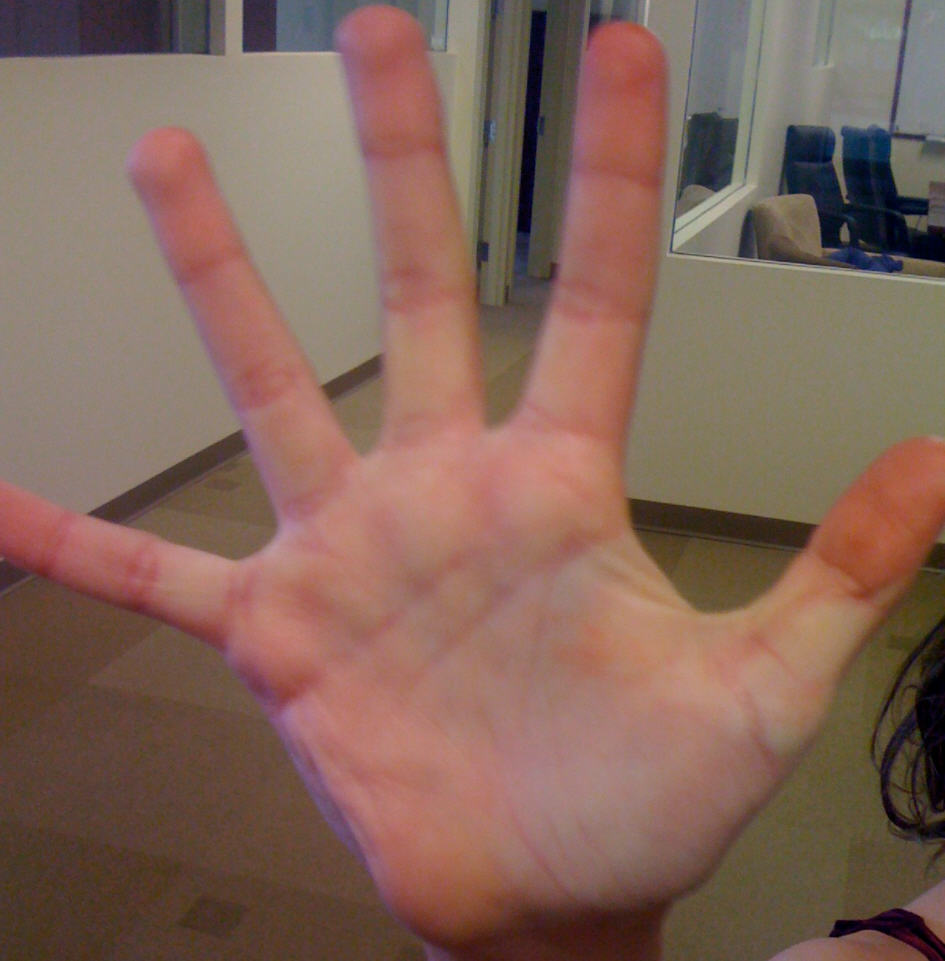
//> input picture resource/HandIndoorColor.jpg, 945 x 961 px
$ ./main   (built with g++ and OpenCV 4)
//> lines starting //> are read from the running program, lines starting //| are printed output that depends on the picture; after the words box and inside, x2 and y2 are one past the last pixel; in counts of white or black regions, pixels touching at a corner belong together
//Example 14-3.Drawing labeled connected components.

#include<opencv2/opencv.hpp>
#include<algorithm>
#include<iostream>

using namespace std;
using namespace cv;

int main(int argc, char** argv)
{

	Mat img, img_edge, labels, centroids, img_color, stats;

	//load image or show help if no image was provided
	//
	img = imread("E:/mycode/mycode_opencv/resource/HandIndoorColor.jpg", CV_LOAD_IMAGE_GRAYSCALE);
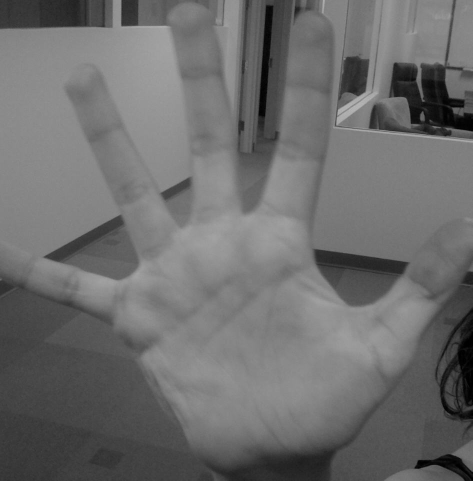
//> img: 961 rows x 945 cols, CV_8UC1 (shown at 1/2 size); min 0, max 185, mean 109.1
	// [5 lines of commented-out code are left out]

	threshold(img, img_edge, 128, 255, THRESH_BINARY);
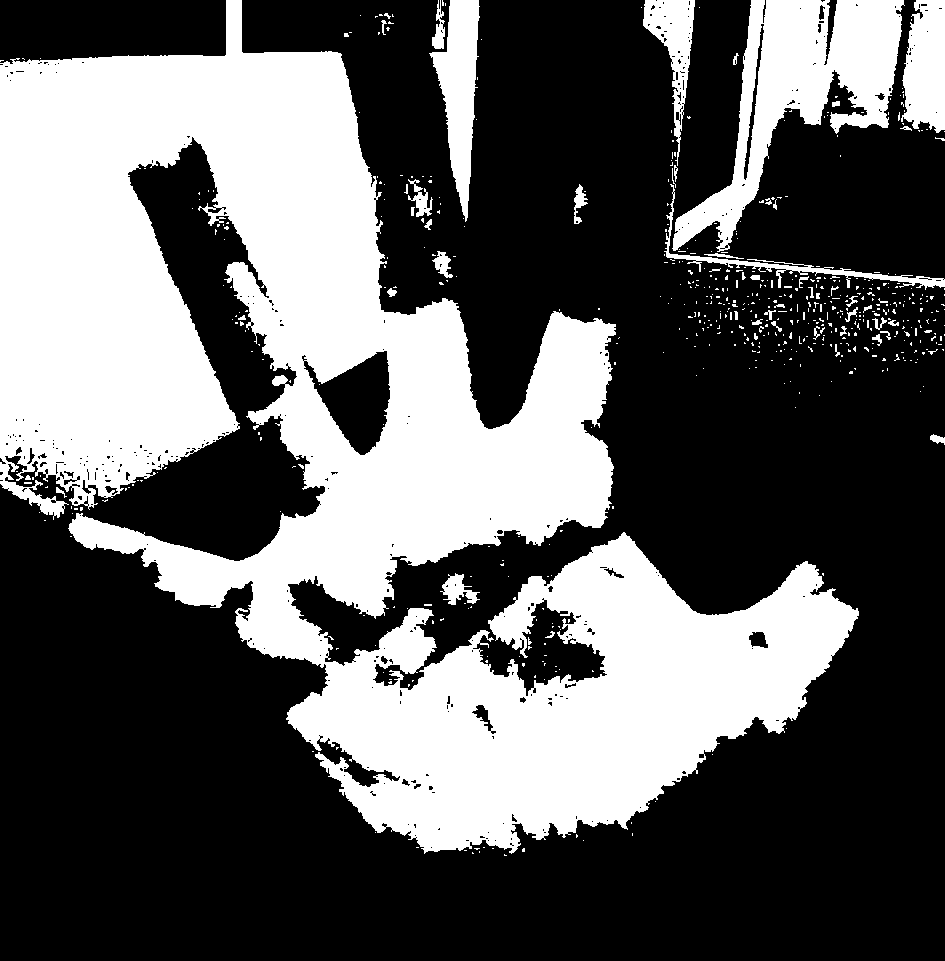
//> img_edge: 961 rows x 945 cols, CV_8UC1; 37% white; 593 white regions (539 under 20 px), largest, box (x1, y1, x2, y2) and area: (0, 0, 859, 854) 293454, (672, 0, 905, 252) 21226, (429, 0, 480, 222) 5623
	imshow("Image after threshold", img_edge);

	int i, nccomps = connectedComponentsWithStats(img_edge, labels, stats, centroids);
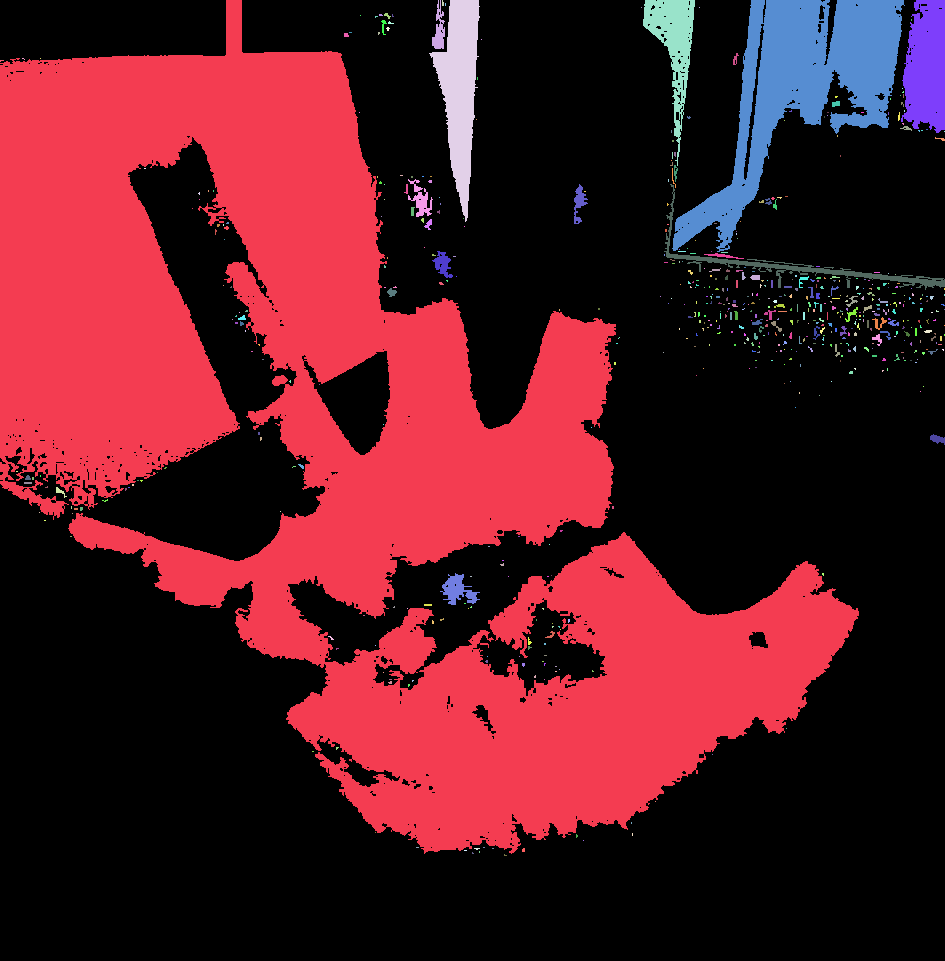
//> labels: 961 rows x 945 cols, CV_32SC1; 594 distinct labels, from 0 to 593; one colour per label, 0 black
//> stats = 594 rows, first 6: [0, 0, 945, 961, 572296], [0, 0, 859, 854, 293454], [432, 0, 13, 49, 335], [442, 0, 2, 6, 10], [429, 0, 51, 222, 5623], [643, 0, 52, 166, 3087]; centroids = 594 pairs, first value 1.2 to 944, second value 2.9 to 854.8; nccomps = 594
	cout << "Total Connected Components Detected: " << nccomps << endl;
//| Total Connected Components Detected: 594

	vector<Vec3b> colors(nccomps + 1);
	colors[0] = Vec3b(0, 0, 0);	//background pixels remain black.
	for (int i = 1; i <= nccomps; i++){
		colors[i] = Vec3b(rand() % 256, rand() % 256, rand() % 256);
		if (stats.at<int>(i - 1, CC_STAT_AREA) < 100)
			colors[i] = Vec3b(0, 0, 0);	//small regions are painted with black too.
	}
	img_color = Mat::zeros(img.size(), CV_8UC3);
	for (int y = 0; y < img_color.rows;y++)
	for (int x = 0; x < img_color.cols; x++)
	{
		int label = labels.at<int>(y, x);
		CV_Assert(0 <= label && label <= nccomps);
		img_color.at<Vec3b>(y, x) = colors[label];
	}
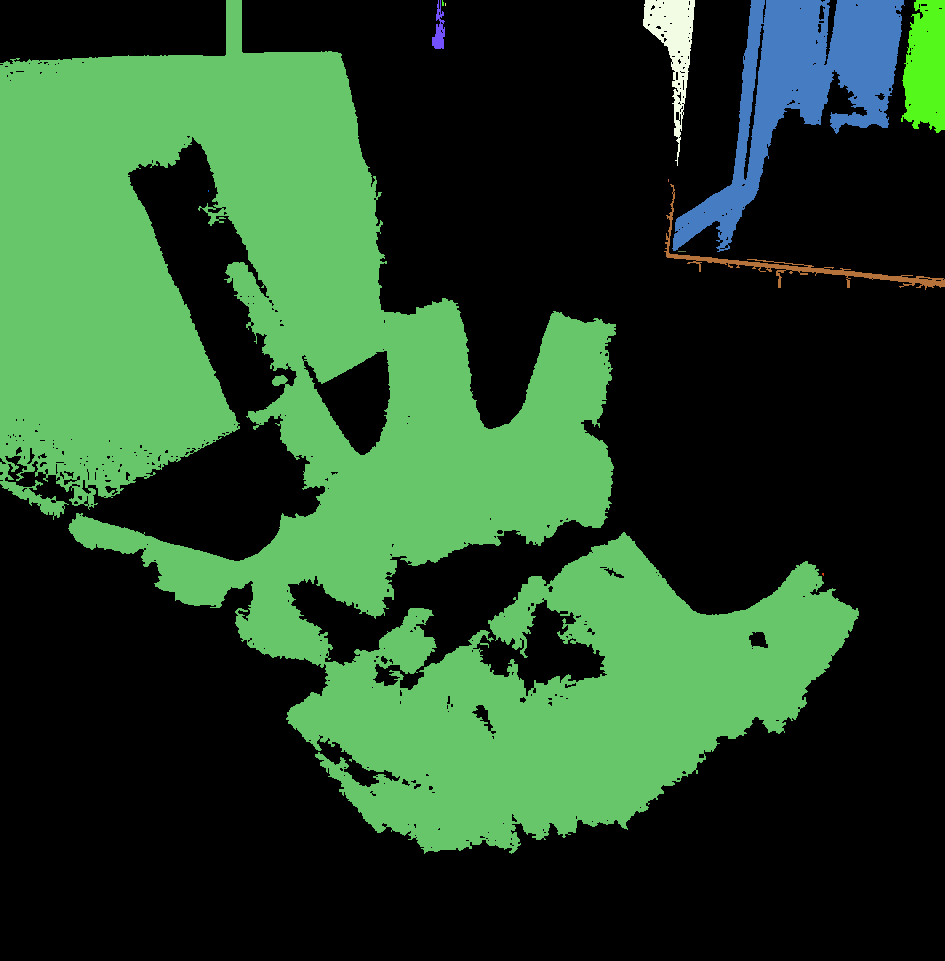
//> img_color: 961 rows x 945 cols, CV_8UC3; mean B, G, R 39.6, 69.3, 36.6
	imshow("Labeled map", img_color);
	waitKey();

	return 0;

}

$ run again, with resource/BlueCup.jpg copied over resource/HandIndoorColor.jpg
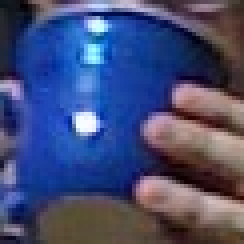
//> input picture resource/BlueCup.jpg, 61 x 61 px (shown 4 times larger)
//> img_edge: 61 rows x 61 cols, CV_8UC1; 14.2% white; 12 white regions (5 under 20 px), largest, box (x1, y1, x2, y2) and area: (34, 44, 61, 57) 138, (36, 29, 61, 41) 124, (43, 21, 61, 31) 75
//> `int i, nccomps = connectedComponentsWithStats(img_edge, labels, stats,..`:
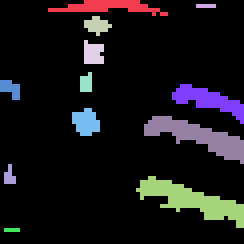
//> labels: 61 rows x 61 cols, CV_32SC1 (shown 4 times larger); 13 distinct labels, from 0 to 12; one colour per label, 0 black
//> stats = 13 rows, first 6: [0, 0, 61, 61, 3193], [12, 0, 30, 4, 60], [49, 1, 5, 1, 5], [21, 4, 7, 5, 21], [21, 10, 5, 6, 25], [20, 18, 3, 5, 13]; centroids = 13 rows, first 8: [28.52, 30.02], [26.72, 1.25], [51, 1], [23.81, 5.86], [22.84, 12.88], [21.08, 20.31], [2.18, 21.71], [51.69, 24.63]; nccomps = 13
//| Total Connected Components Detected: 13
//> the loop `for (int i = 1; i <= nccomps; i++)` made 13 passes
//> after the loop `for (int y = 0; y < img_color.rows;y++)`:
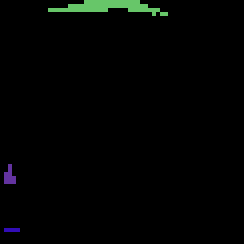
//> img_color: 61 rows x 61 cols, CV_8UC3 (shown 4 times larger); mean B, G, R 2.3, 3.3, 2

$ run again, with resource/HandOutdoorColor.jpg copied over resource/HandIndoorColor.jpg
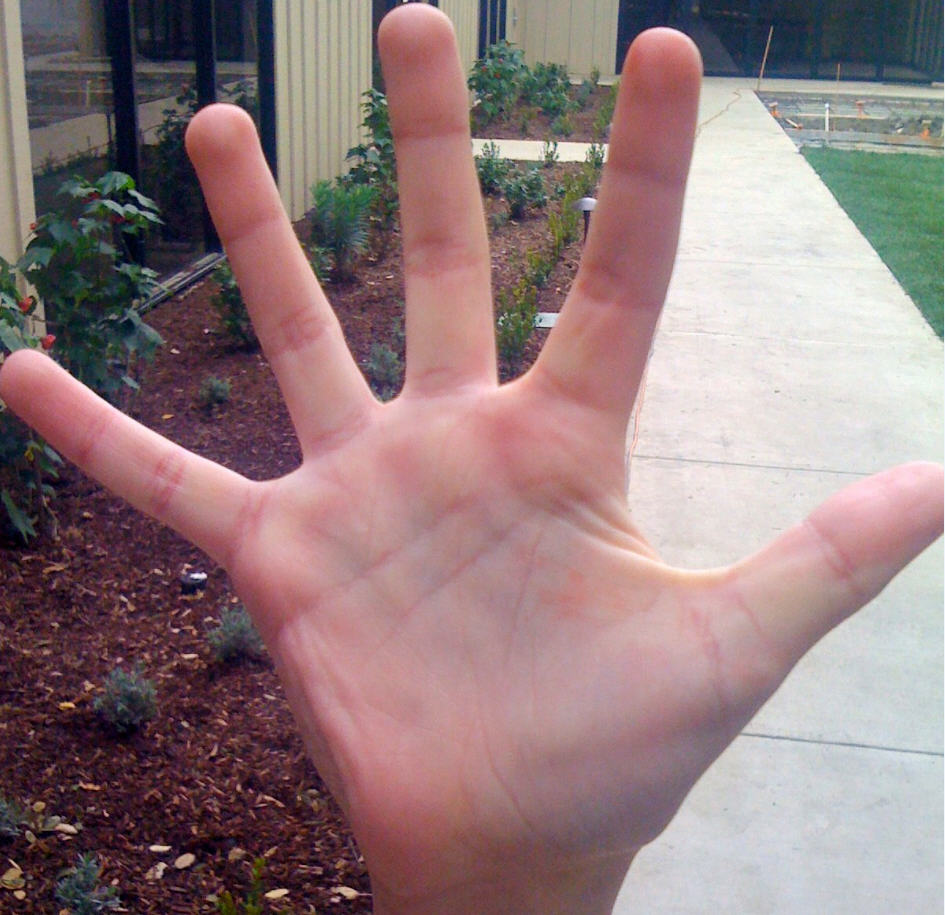
//> input picture resource/HandOutdoorColor.jpg, 945 x 915 px
//> img_edge: 915 rows x 945 cols, CV_8UC1; 53.1% white; 294 black regions (266 under 20 px), largest, box (x1, y1, x2, y2) and area: (0, 376, 927, 915) 184137, (0, 0, 304, 481) 106194, (467, 0, 944, 384) 71207
//> `int i, nccomps = connectedComponentsWithStats(img_edge, labels, stats,..`:
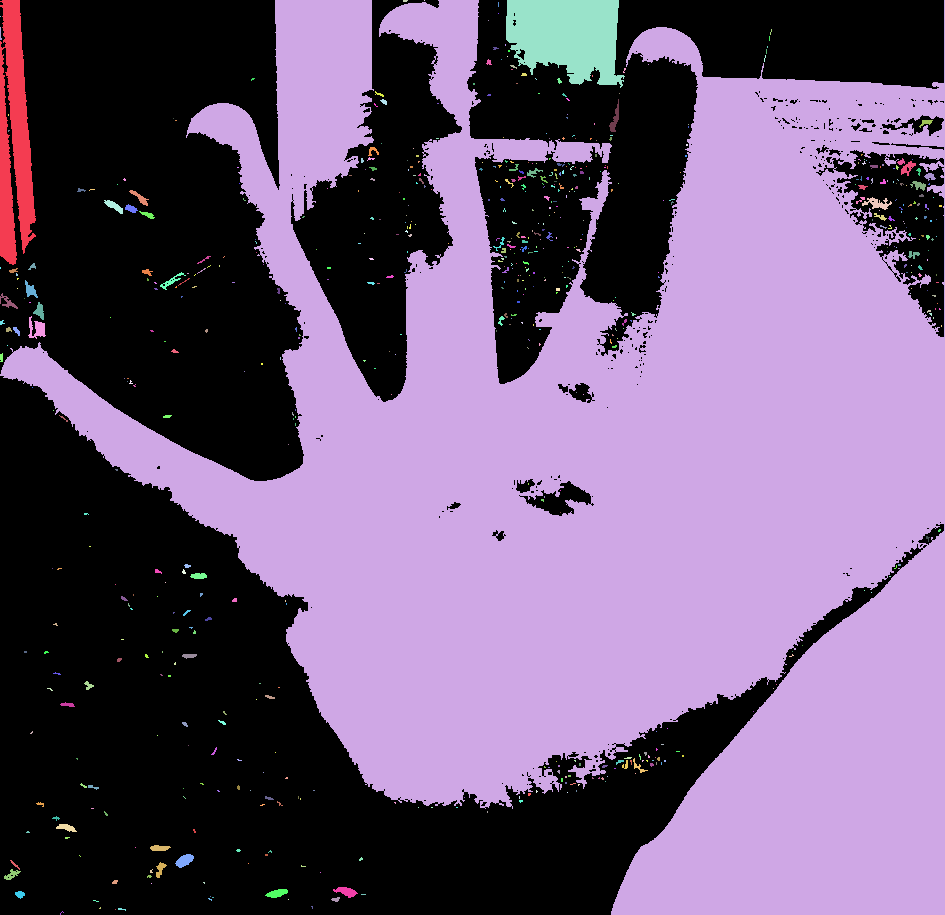
//> labels: 915 rows x 945 cols, CV_32SC1; 647 distinct labels, from 0 to 646; one colour per label, 0 black
//> stats = 647 rows, first 6: [0, 0, 944, 915, 405139], [0, 0, 36, 265, 6112], [0, 0, 945, 915, 439205], [403, 0, 5, 2, 9], [424, 0, 1, 1, 1], [506, 0, 119, 88, 7778]; centroids = 647 pairs, first value 0 to 941, second value 0 to 912.4; nccomps = 647
//| Total Connected Components Detected: 647
//> after the loop `for (int y = 0; y < img_color.rows;y++)`:
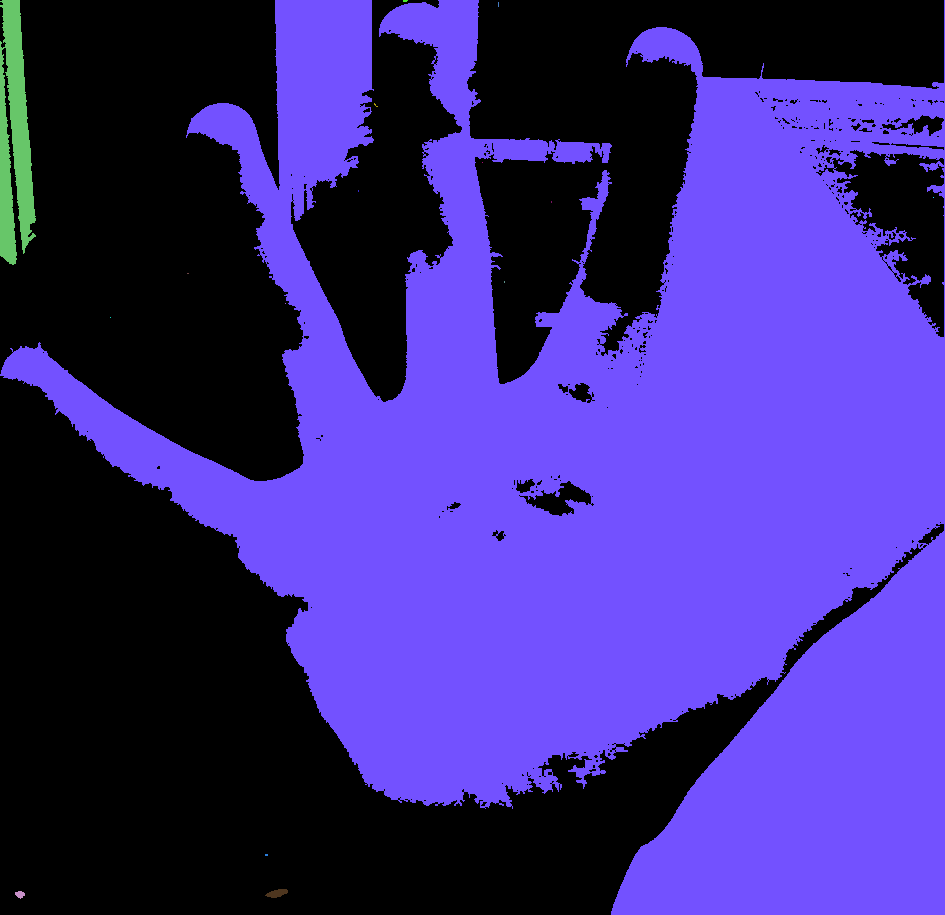
//> img_color: 915 rows x 945 cols, CV_8UC3; mean B, G, R 130.3, 42.6, 59.2
